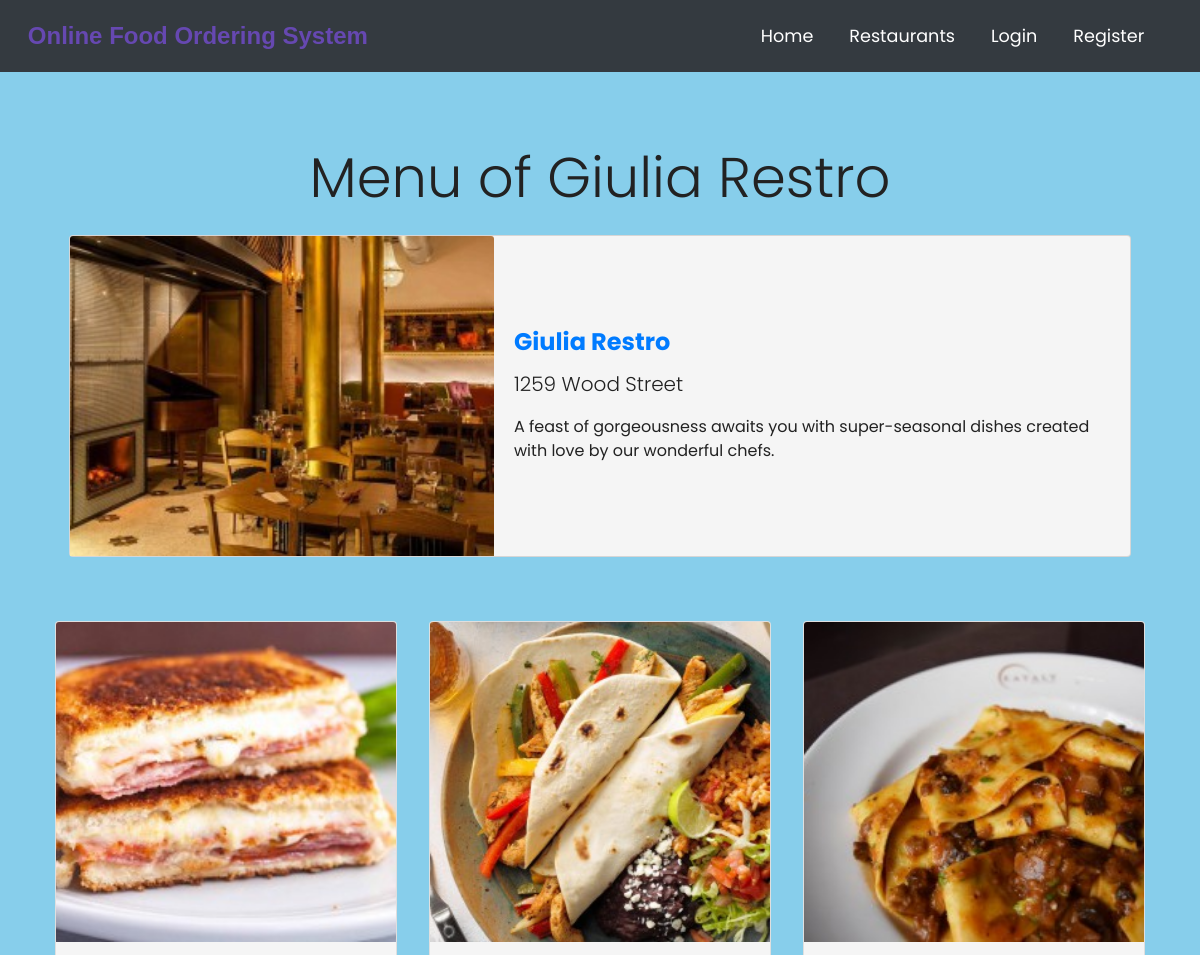
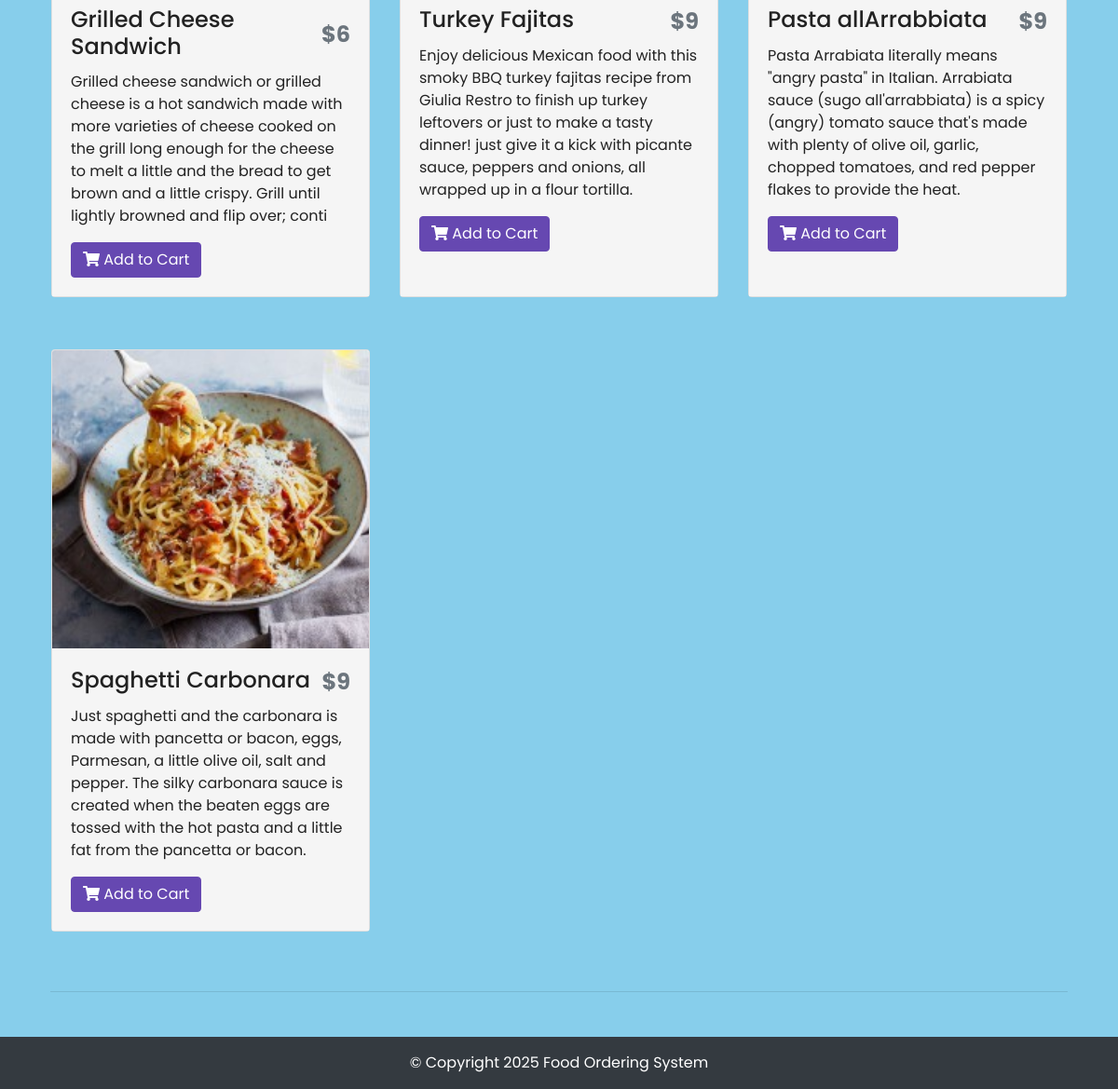
Screenshot of /dish/list/1 with the database file from the repository (2 pictures, top to bottom).
### tables this page shows
CREATE TABLE `restaurants` (
  `r_id` int(11) NOT NULL,
  `c_id` int(11) NOT NULL,
  `name` varchar(255) NOT NULL,
  `email` varchar(255) NOT NULL,
  `phone` varchar(255) NOT NULL,
  `url` varchar(255) NOT NULL,
  `o_hr` varchar(255) NOT NULL,
  `c_hr` varchar(255) NOT NULL,
  `o_days` varchar(255) NOT NULL,
  `address` text NOT NULL,
  `img` text NOT NULL
);

CREATE TABLE `dishesh` (
  `d_id` int(11) NOT NULL,
  `r_id` int(11) NOT NULL,
  `name` varchar(255) NOT NULL,
  `about` varchar(255) NOT NULL,
  `price` float NOT NULL,
  `img` text NOT NULL
);

### application/controllers/Dish.php (called while the page is built, shortened)
<?php
class Dish extends CI_Controller {
    function __construct(){
        $this->load->library('cart');
    }
    public function list($id) {
        $this->load->model('Menu_model');
        $dishesh = $this->Menu_model->getDishesh($id);
        $this->load->model('Store_model');
        $res = $this->Store_model->getStore($id);
        $data['dishesh'] = $dishesh;
        $data['res'] = $res;
        $this->load->view('front/partials/header');
        $this->load->view('front/dish', $data);
        $this->load->view('front/partials/footer');
    }
}

### index.php (called while the page is built, shortened)
<?php
require_once BASEPATH.'core/CodeIgniter.php';

### application/models/Store_model.php (called while the page is built, shortened)
<?php
class Store_model extends CI_Model {
    public function getStore($id) {
        $this->db->where('r_id', $id);
        $store = $this->db->get('restaurants')->row_array();
        return $store;
    }
}

### application/models/Menu_model.php (called while the page is built, shortened)
<?php
class Menu_model extends CI_Model {
    public function getDishesh($id) {
        $this->db->where('r_id', $id);
        $dish = $this->db->get('dishesh')->result_array();
        return $dish;
    }
}

### application/views/front/dish.php (the view)
<div class="container p-4">
    <div class="row welcome text-center welcome">
        <div class="col-12">
            <h1 class="display-4">Menu of <?php echo $res['name']; ?></h1>
        </div>
    </div>
    <div class="container res-card">
        <div class="card">
            <?php $img = $res['img'];?>
            <img src="<?php echo base_url().'public/uploads/restaurant/thumb/'.$img; ?>" class="card-img-top" />
            <div class="card-body">
                <h4 class="card-title font-weight-bold text-primary"><?php echo $res['name']; ?></h4>
                <p class="card-text lead"><?php echo $res['address']; ?></p>
                <p class="card-text">
                A feast of gorgeousness awaits you with super-seasonal dishes created with love by our wonderful chefs.
                </p>
            </div>
        </div>
    </div>
</div>
<div class="container p-4 dish-card">
    <div class="row">
        <?php if(!empty($dishesh)) { ?>
        <?php foreach($dishesh as $dish) { ?>
        <div class="col-md-6 col-lg-4 d-flex align-items-stretch">
            <div class="card mb-4 shadow-sm">
                <?php $image = $dish['img'];?>
                <img class="card-img-top" src="<?php echo base_url().'public/uploads/dishesh/thumb/'.$image; ?>">
                <div class="card-body">
                    <div class="d-flex justify-content-between align-items-center">
                        <h4 class="card-title"><?php echo $dish['name']; ?></h4>
                        <h4 class="text-muted"><b>$<?php echo $dish['price']; ?></b></h4>
                    </div>
                    <p class="card-text"><?php echo $dish['about']; ?></p>
                    <a href="<?php echo base_url().'Dish/addToCart/'.$dish['d_id']; ?>" class="btn btn-primary"><i
                            class="fas fa-shopping-cart"></i> Add to
                        Cart</a>
                </div>
            </div>
        </div>
        <?php } ?>
        <?php } else { ?>
        <div class="jumbotron">
            <h1>No records found</h1>
        </div>
        <?php } ?>
    </div>
    <hr class="my-4">
</div>

### assets/css/style.css (style rules this page uses)
html, body { height: 100%; width: 100%; font-family: "Poppins", sans-serif; color: #222; }
.btn-primary { background-color: #6648b1; border: 1px solid #6648b1; }
.welcome { width: 75%; margin: 0 auto; padding-top: 2rem; }
.dish-card .card-img-top { width: 100%; height: 40vh; object-fit: cover; }
.dish-card .card-body { background-color: #f5f5f5; }
.res-card .card { flex-direction: row; align-items: center; }
.res-card .card-title { font-weight: bold; }
.res-card .card img { width: 80%; height: 40vh; object-fit: cover; }
.res-card .card { background-color: #f5f5f5; }
@media only screen and (max-width: 1200px) { .res-card .card img { width: 40%; } }
[class*="col-"] { padding: 1rem; }

### rows the page displays
restaurants: name "Giulia Restro", img (picture), address "1259 Wood Street"
dishesh: img (picture), name "Grilled Cheese Sandwich", price "6", about "Grilled cheese sandwich or grilled cheese is a hot sandwich made with more varieties of cheese cooked on the grill long enough for the cheese to melt a little and the bread to get brown and a little crispy. Grill until lightly browned and flip over; conti"
dishesh: img (picture), name "Turkey Fajitas", price "9", about "Enjoy delicious Mexican food with this smoky BBQ turkey fajitas recipe from Giulia Restro to finish up turkey leftovers or just to make a tasty dinner! just give it a kick with picante sauce, peppers and onions, all wrapped up in a flour tortilla."
dishesh: img (picture), name "Pasta allArrabbiata", price "9", about "Pasta Arrabiata literally means \"angry pasta\" in Italian. Arrabiata sauce (sugo all'arrabbiata) is a spicy (angry) tomato sauce that's made with plenty of olive oil, garlic, chopped tomatoes, and red pepper flakes to provide the heat."
dishesh: img (picture), name "Spaghetti Carbonara", price "9", about "Just spaghetti and the carbonara is made with pancetta or bacon, eggs, Parmesan, a little olive oil, salt and pepper. The silky carbonara sauce is created when the beaten eggs are tossed with the hot pasta and a little fat from the pancetta or bacon."
